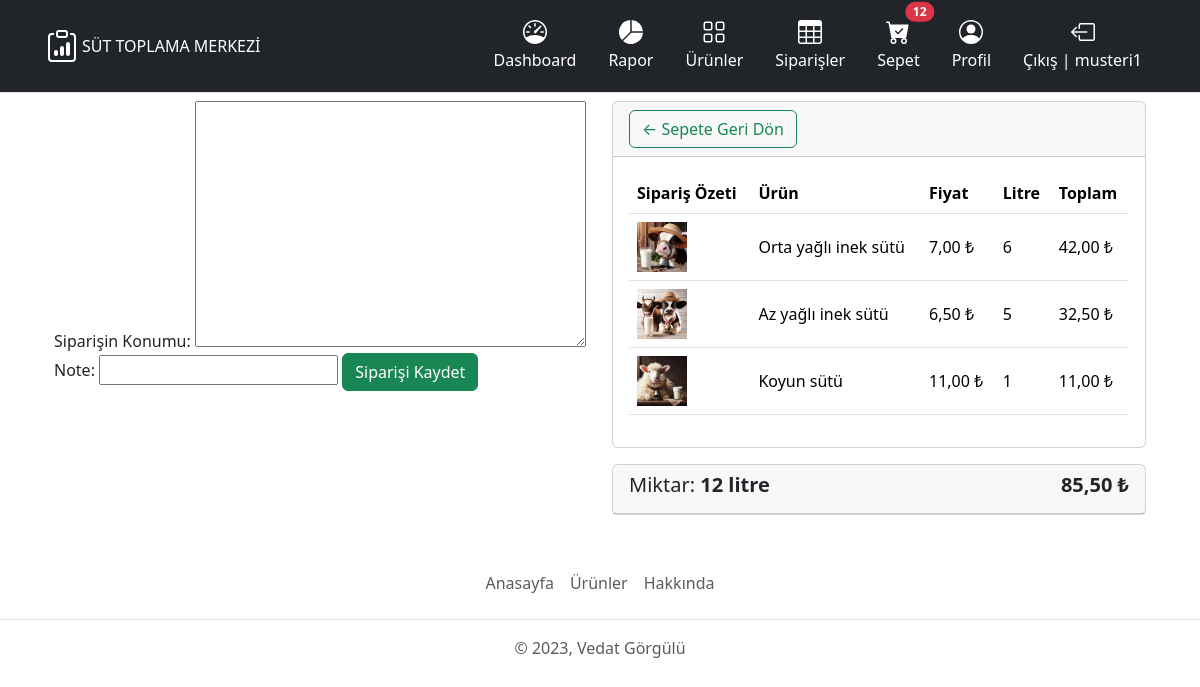
The page /store/checkout/ (signed in) on the database as committed earlier.
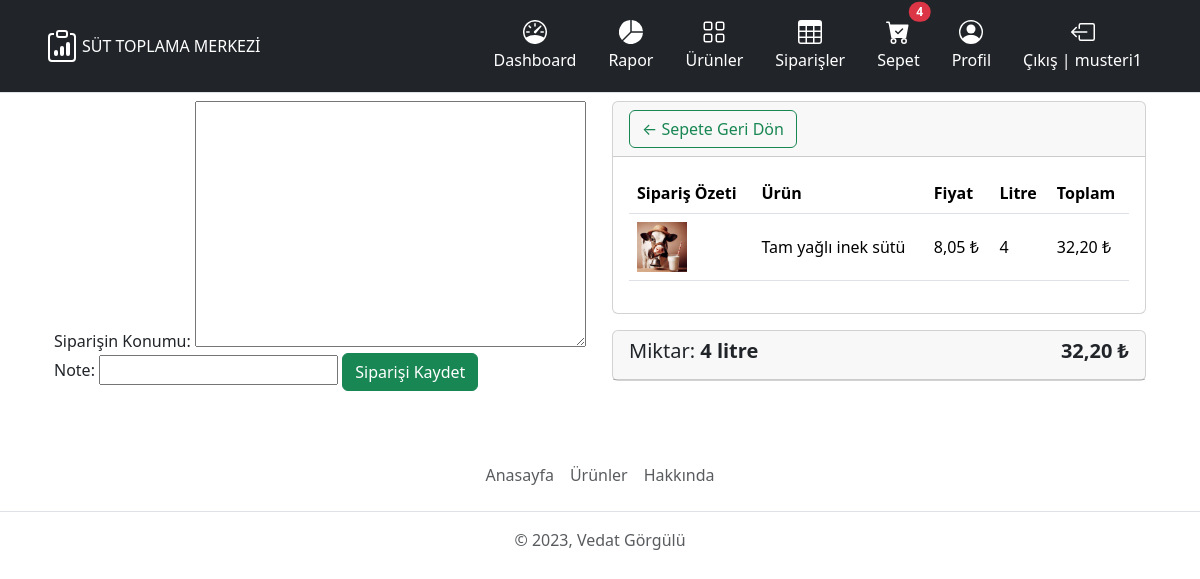
The same page on the database as committed later.
### store/models.py (models this page shows, shortened)
class Order(models.Model):
    ORDER_STATUS = (
        ('Recived', 'Sipariş alındı'),
        ('Assigned', 'Servise atandı'),
        ('Transporting', 'Taşımada'),
        ('Delivered', 'Teslim edildi'),
    )
    transaction_id = models.CharField(max_length=200, null=True)
    customer = models.ForeignKey(
        Customer, null=True, on_delete=models.SET_NULL)
    service = models.ForeignKey(Service, null=True, on_delete=models.SET_NULL)
    date_ordered = models.DateTimeField(auto_now_add=True, null=True)
    complete = models.BooleanField(default=False, null=True, blank=False)
    status = models.CharField(max_length=20, null=True,
                              choices=ORDER_STATUS, default='Sipariş alındı')
    note = models.CharField(max_length=500, null=True)
    assign_date = models.DateTimeField(
        verbose_name='Servise atama tarihi', null=True)
    service_date = models.DateTimeField(
        verbose_name='Servise başlama tarihi', null=True)
    delivery_date = models.DateTimeField(
        verbose_name='Teslim tarihi', null=True)
    service_time = models.IntegerField(default=0)
    delivery_time = models.IntegerField(default=0)
    is_delivered = models.BooleanField(
        verbose_name='Teslimat', default=False, null=True, blank=False)
    address = LocationField(verbose_name='Siparişin Konumu', null=True, blank=False, map_attrs={
                            'placeholder': 'Haritadan konum seçiniz.',
                            'center': [38.59821903435276, 27.350622679963262],
                            })
    @property
    def get_cart_total(self):
        order_items = self.orderitem_set.all()
        total_price = float(sum([item.get_total for item in order_items]))
        return total_price
    @property
    def get_cart_items(self):
        order_items = self.orderitem_set.all()
        total_item = sum([item.quantity for item in order_items])
        return total_item
    class Meta:
        ordering = ['-date_ordered']
        permissions = (
            ('is_operator', 'Operator yetkisine sahip'),
            ('is_service', 'Servis görevlisi yetkisine sahip'),
        )

class OrderItem(models.Model):
    product = models.ForeignKey(
        Product, on_delete=models.SET_NULL, blank=True, null=True)
    order = models.ForeignKey(
        Order, on_delete=models.CASCADE, blank=True, null=True)
    quantity = models.IntegerField(default=0, blank=True, null=True)
    date_added = models.DateTimeField(auto_now_add=True)
    @property
    def get_total(self):
        total = self.product.price * self.quantity
        return total

class Product(models.Model):
    name = models.CharField(max_length=200, null=True)
    description = models.CharField(max_length=200, null=True)
    price = models.DecimalField(max_digits=7, decimal_places=2)
    image = models.ImageField(null=True, blank=True)
    @property
    def imageUrl(self):
        try:
            url = self.image.url
        except:
            url = ''
        return url

### store/views.py (the view)
# urls.py: path('checkout/', views.checkout, name='checkout'),
@login_required(login_url='account:login')
@csrf_exempt
def checkout(request):
    transaction_id = datetime.datetime.now().timestamp()
    customer = request.user.customer
    order, created = Order.objects.get_or_create(
        customer=customer, complete=False
    )
    order.transaction_id = transaction_id
    form = OrderAddressForm(request.POST or None, instance=order)
    items = order.orderitem_set.all()
    cart_items = order.get_cart_items
    if form.is_valid():
        order = form.save(commit=False)
        order.complete = True
        order.save()
        return redirect('mainboard:user-page')
    context = {
        'form': form,
        'items': items,
        'order': order,
        'cart_items': cart_items,
    }
    return render(request, 'store/checkout.html', context=context)

### store/forms.py
class OrderAddressForm(forms.ModelForm):
    class Meta:
        model = Order
        fields = ['address', 'note']

### store/templates/store/checkout.html (shortened to what this page needs)
{% extends 'base.html' %}
{% load static %}
{% block content %}
  <div class="container">
    <div class="row">
      <div class="col-lg-6">
        <div class="mb-3">
          <form id="form" action="POST">
            {{ form }}
            <input type="submit" value="Siparişi Kaydet" class="btn btn-success" />
          </form>
        </div>
      </div>
      <div class="col-lg-6">
        <div class="card">
          <div class="card-header">
            <a href="{% url 'store:shopping-cart' %}" class="btn btn-outline-success">&#x2190; Sepete Geri Dön</a>
          </div>
          <div class="card-body">
            <div class="table-responsive">
              <table class="table table-hover align-middle">
                <thead>
                  <tr>
                    <th scope="col">Sipariş Özeti</th>
                    <th scope="col">Ürün</th>
                    <th scope="col">Fiyat</th>
                    <th scope="col">Litre</th>
                    <th scope="col">Toplam</th>
                  </tr>
                </thead>
                {% for item in items %}
                  <tbody>
                    <tr>
                      <td>
                        <img src="{{ item.product.imageUrl }}" style="width: 50px;" />
                      </td>
                      <td>{{ item.product.name }}</td>
                      <td>{{ item.product.price }} ₺</td>
                      <td>{{ item.quantity }}</td>
                      <td>{{ item.get_total }} ₺</td>
                    </tr>
                  </tbody>
                {% endfor %}
              </table>
            </div>
          </div>
        </div>
        <div class="card mt-3">
          <div class="card-header d-flex justify-content-between">
            <h5 class="card-title">Miktar: <strong>{{ order.get_cart_items }} litre</strong></h5>
            <h5 class="card-title"><strong>{{ order.get_cart_total|floatformat:2 }} ₺</strong></h5>
          </div>
        </div>
      </div>
    </div>
  </div>
{% endblock %}

### templates/partials/_navbar.html (shortened to what this page needs)
<header>
  <div class="px-3 py-2 mb-2 text-bg-dark border-bottom">
    <div class="container">
      <div class="d-flex flex-wrap align-items-center justify-content-center justify-content-lg-start">
        <a href="/" class="d-flex align-items-center my-2 my-lg-0 me-lg-auto text-white text-decoration-none">
          SÜT TOPLAMA MERKEZİ
        </a>
        <ul class="nav col-12 col-lg-auto my-2 justify-content-center my-md-0 py-1 text-small">
          <li>
            <a href="{% url 'mainboard:mainboard' %}" class="nav-link text-white">
              Dashboard
            </a>
          </li>
          <li>
            <a href="{% url 'mainboard:chart' %}" class="nav-link text-white">
              <svg xmlns="http://www.w3.org/2000/svg" width="24" height="24" fill="currentColor" class="bi d-block mx-auto mb-1" viewBox="0 0 16 16">
                <path d="M15.985 8.5H8.207l-5.5 5.5a8 8 0 0 0 13.277-5.5zM2 13.292A8 8 0 0 1 7.5.015v7.778l-5.5 5.5zM8.5.015V7.5h7.485A8.001 8.001 0 0 0 8.5.015z" />
              </svg>Rapor
            </a>
          </li>
          <li>
            <a href="{% url 'store:store' %}" class="nav-link text-white">
              Ürünler
            </a>
          </li>
          <li>
            <a href="{% url 'mainboard:user-page' %}" class="nav-link text-white">
              Siparişler
            </a>
          </li>
          {% if request.user.is_authenticated %}
            <li>
              <a href="{% url 'store:shopping-cart' %}" class="nav-link text-white position-relative">
                Sepet<span class="position-absolute top-0 start-60 translate-middle badge rounded-pill bg-danger">{{ cart_items }}</span>
              </a>
            </li>
            <li>
              <a href="{% url 'mainboard:account' %}" class="nav-link text-white">
                Profil
              </a>
            </li>
            <li>
              <a href="{% url 'account:logout' %}" class="nav-link text-white">
                Çıkış | {{ request.user }}
              </a>
            </li>
          {% endif %}
        </ul>
      </div>
    </div>
  </div>
</header>

Rows that differ between the two databases and show on the page:
removed Order: get_cart_items "12", get_cart_total "85,50"
removed OrderItem: product.imageUrl (picture), product.name "Orta yağlı inek sütü", product.price "7,00", quantity "6", get_total "42,00"
removed OrderItem: product.imageUrl (picture), product.name "Az yağlı inek sütü", product.price "6,50", quantity "5", get_total "32,50"
removed OrderItem: product.imageUrl (picture), product.name "Koyun sütü", product.price "11,00", quantity "1", get_total "11,00"
added Order: get_cart_items "4", get_cart_total "32,20"
added OrderItem: product.imageUrl (picture), product.name "Tam yağlı inek sütü", product.price "8,05", quantity "4", get_total "32,20"
Other text that changed with them:
{{ cart_items }}: "12" → "4"
